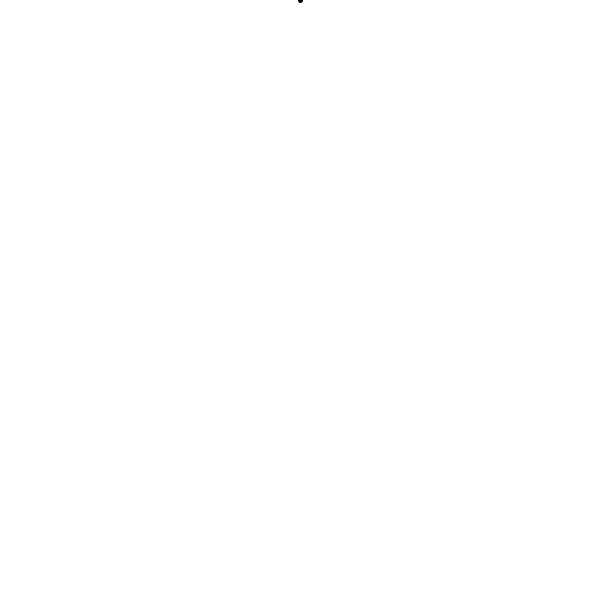
Frame 1 (no input)
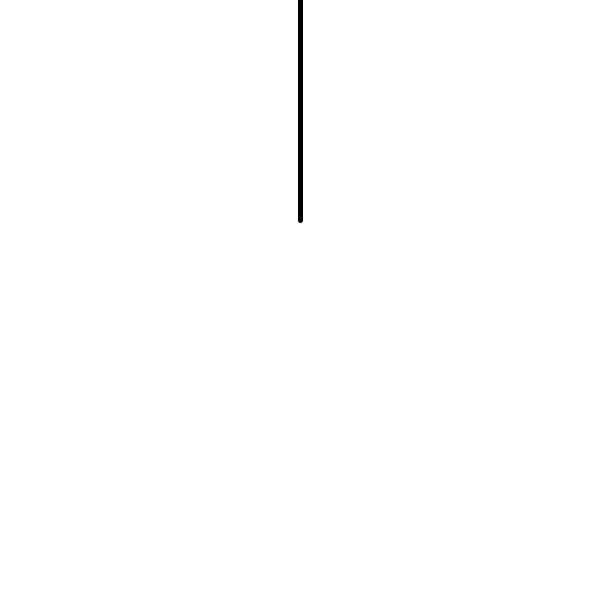
Frame 60 (the mouse pressed at the canvas centre just before this capture)
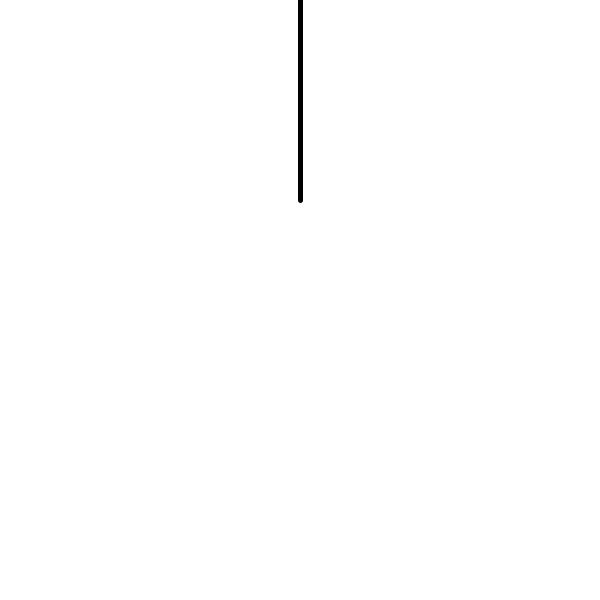
Frame 120 (the mouse held since frame 60 and released just before this capture)

The Processing sketch that drew these frames (run headless with seeded random() and noise(); from frame 60 on, the mouse is pressed at the canvas centre):

// Processing sketch: w04h_timer
// ── w04h_timer.pde
// code 1 fall 2019
// bryan ma

// this code creates a very simple timer that 
// counts down 3 seconds, and uses an line to 
// visualize the time. once time is up, 
// the background is set to black. clicking 
// the mouse resets the timer.

int targetTime;
int timerLength = 3000;

void setup() {
  size(600, 600);
  strokeWeight(5);
  targetTime = millis() + timerLength;
}

void draw() {
  background(255);
  if (millis() < targetTime) {
    float diff = targetTime - millis();
    line(width/2, 0, width/2, map(diff, 0, timerLength, height, 0));
  } else {
    background(0);
  }
}

void mousePressed() {
  targetTime = millis() + timerLength;
}
